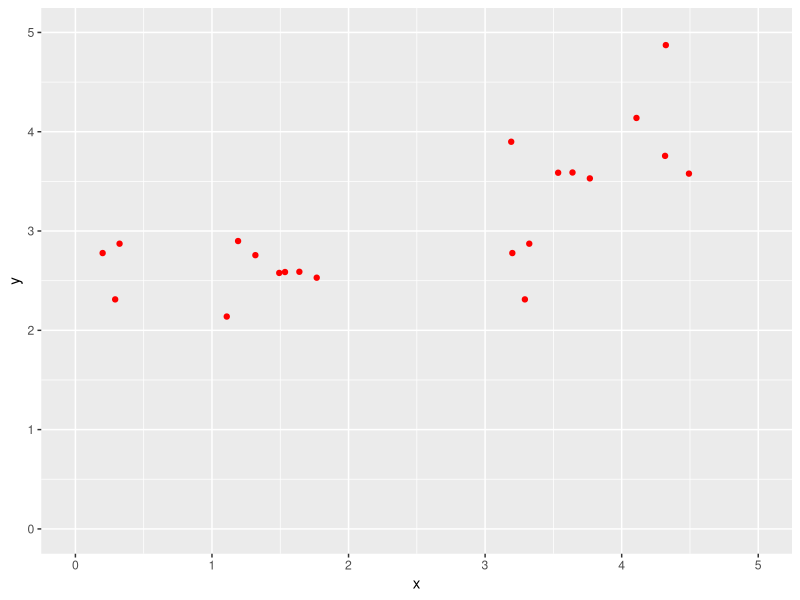
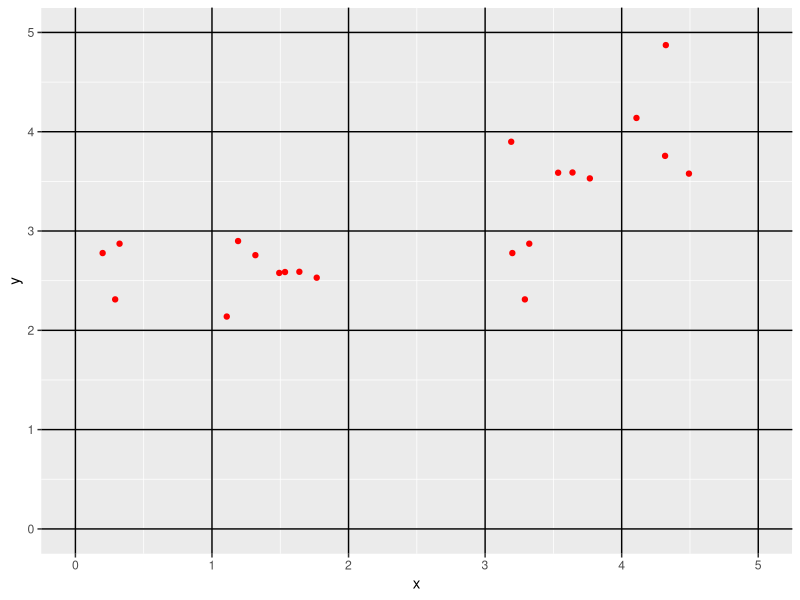
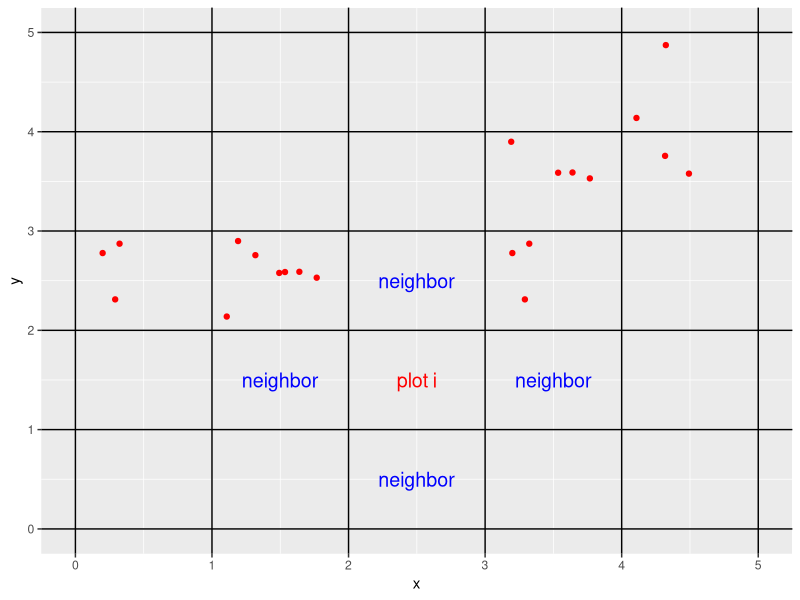
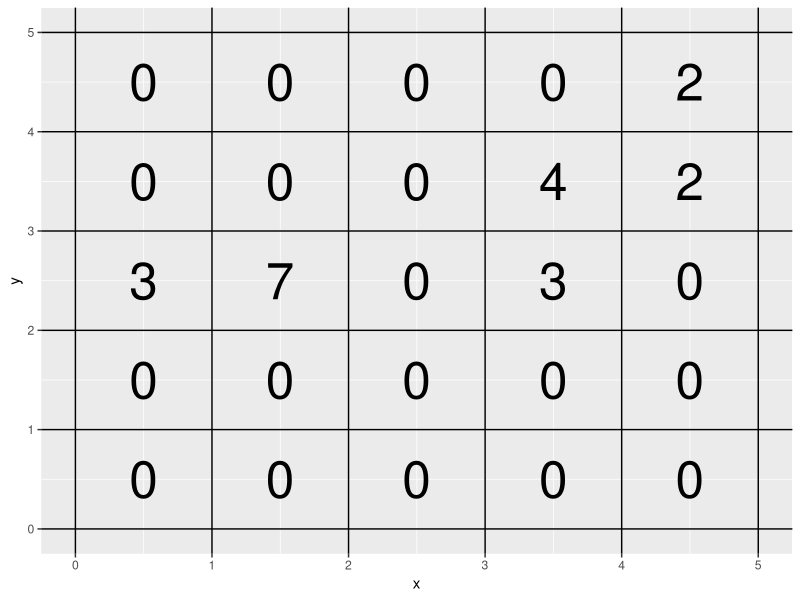
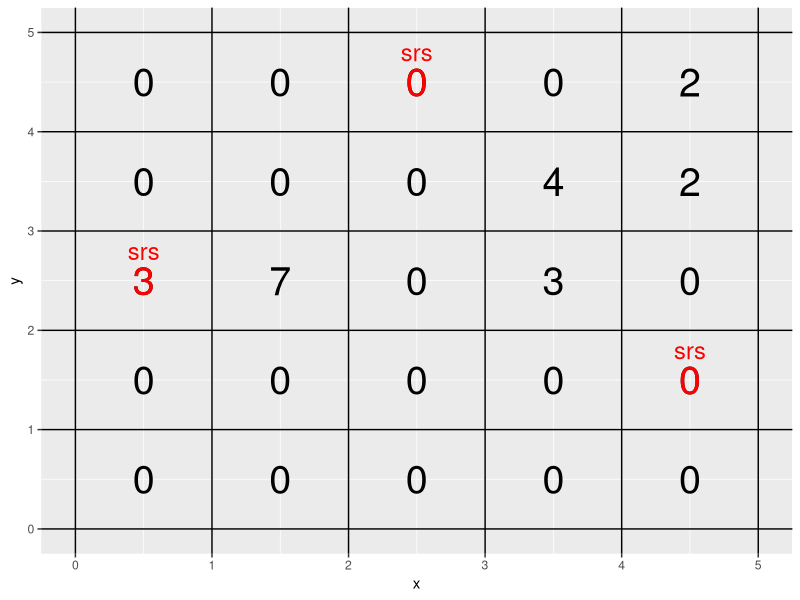
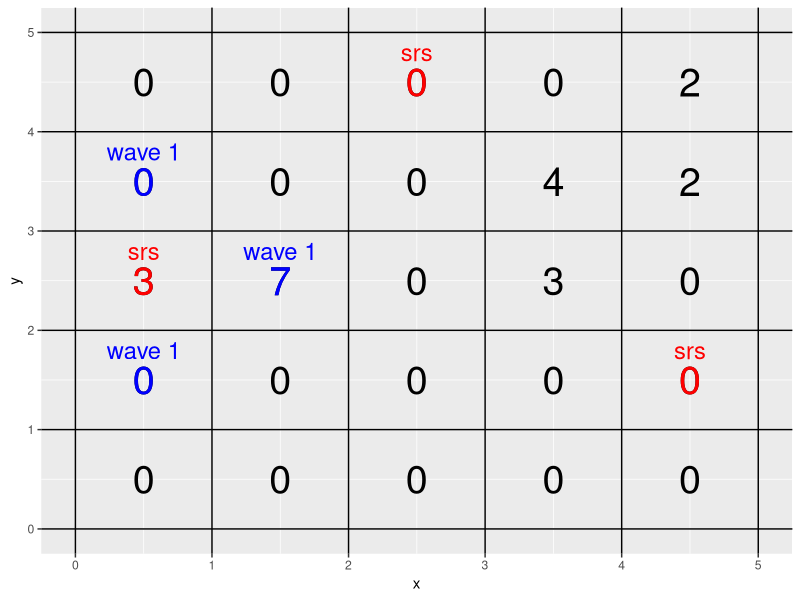
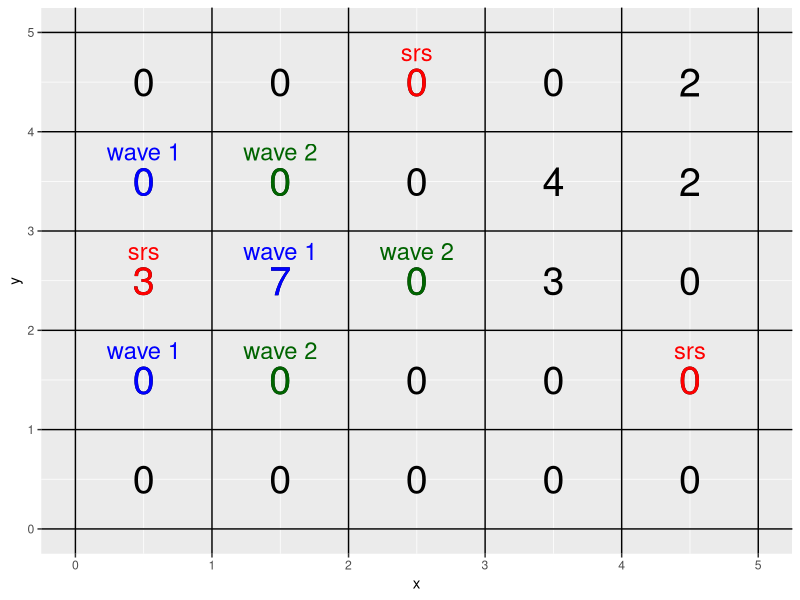
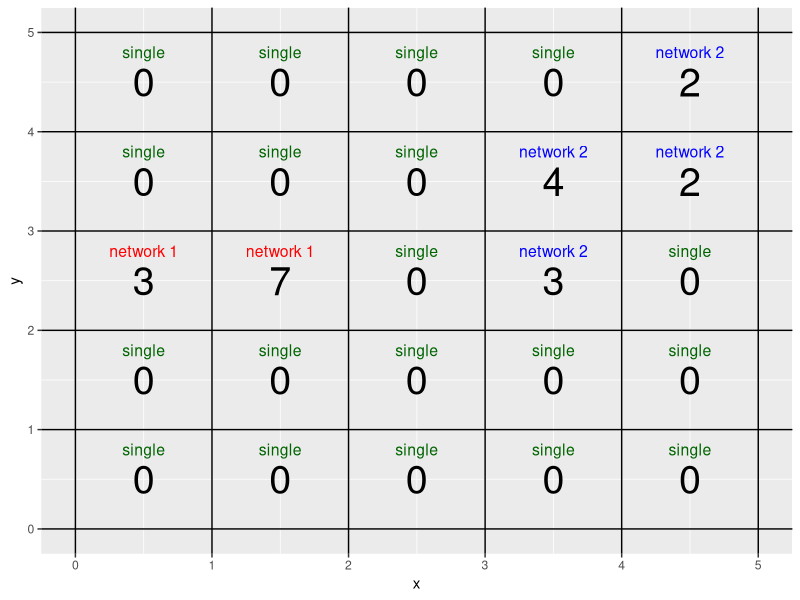

Here is the R script that generated these plots, in order:
## ---- chunk 1
knitr::opts_chunk$set(collapse=TRUE, prompt=TRUE, comment=NULL,tidy.opts=list(width.cutoff=60),tidy=FALSE,eval=TRUE,eval=TRUE, warning=FALSE, message  = FALSE, fig.width = 11, fig.height = 7)
library(dplyr)
library(tidyr)
library(ggplot2)
## ---- chunk 2
d <- data.frame(x_coord=1:5, y_coord=1:5)
d <- expand(d,y_coord,x_coord)
d$count <- c(0,0,0,0,0,
             0,0,0,0,0,
             3,7,0,3,0,
             0,0,0,4,2,
             0,0,0,0,2)
d$sampled <- c(0,0,0,0,0,
               1,1,0,0,1,
               1,1,1,0,0,
               1,1,0,0,0,
               0,0,1,0,0)
d$networks <- c("none","none","none","none","none",
                "none","none","none","none","net_2",
                "net_3","net_3","none","none","none",
                "none","none","none","none","none",
                "none","none","net_1","none","none")
d$waves <- "none"
d$waves[c(10,11,23)] <- "srs"
d$waves[c(6,12,16)] <- "wave 1"
d$waves[c(7,13,17)] <- "wave 2"
d$allnet <- "single"
d$allnet[c(11,12)] <- "network 1"
d$allnet[c(14,19,20,25)] <- "network 2"
## ---- chunk 3
set.seed(12345)
ggplot(expand(data.frame(x=0:5,y=0:5),x,y), aes(x,y)) + 
  geom_point(data=uncount(d, count), aes(x=x_coord- runif(10,0.1,.9), y=y_coord- runif(10,0.1,.9)), color="red") + 
  scale_x_continuous(limits=c(0,5)) + scale_y_continuous(limits=c(0,5))
## ---- chunk 4
set.seed(12345)
ggplot(expand(data.frame(x=0:5,y=0:5),x,y), aes(x,y)) + 
  geom_vline(aes(xintercept=x)) +   geom_hline(aes(yintercept=y)) +
  geom_point(data=uncount(d, count), aes(x=x_coord- runif(10,0.1,.9), y=y_coord- runif(10,0.1,.9)), color="red")
## ---- chunk 5
neigh <- data.frame(x=c(3,3,3,2,4), y=c(2,1,3,2,2), name=c("plot i", rep("neighbor",4)))
set.seed(12345)
ggplot(expand(data.frame(x=0:5,y=0:5),x,y), aes(x,y)) + 
  geom_vline(aes(xintercept=x)) +   geom_hline(aes(yintercept=y)) +
  geom_point(data=uncount(d, count), aes(x=x_coord- runif(10,0.1,.9), y=y_coord- runif(10,0.1,.9)), color="red") +
  geom_text(data=neigh, aes(x=x,y=y, label=name, color=name), size=5, show.legend=FALSE, nudge_x  = -.5, nudge_y = -.5) + 
  scale_colour_manual(values = c("blue", "red"))
## ---- chunk 6
ggplot(expand(data.frame(x=0:5,y=0:5),x,y), aes(x,y)) + 
  geom_vline(aes(xintercept=x)) +   geom_hline(aes(yintercept=y)) +
  geom_text(data=d, aes(x=x_coord-.5, y=y_coord-.5, label=count), size=13)

## ---- chunk 7
ggplot(expand(data.frame(x=0:5,y=0:5),x,y), aes(x,y)) + 
  geom_vline(aes(xintercept=x)) +   geom_hline(aes(yintercept=y)) +
  geom_text(data=d, aes(x=x_coord-.5, y=y_coord-.5, label=count), color="black", size=10) + 
  geom_text(data=filter(d, waves =="srs"), aes(x=x_coord - .5,y=y_coord - .2, label=waves), size=6,  color="red") +   
  geom_text(data=filter(d,waves =="srs"), aes(x=x_coord-.5, y=y_coord-.5, label=count), size=10, color="red")
## ---- chunk 8
ggplot(expand(data.frame(x=0:5,y=0:5),x,y), aes(x,y)) + 
  geom_vline(aes(xintercept=x)) +   geom_hline(aes(yintercept=y)) +
  geom_text(data=d, aes(x=x_coord-.5, y=y_coord-.5, label=count), color="black", size=10) + 
  geom_text(data=filter(d, waves %in% c("srs","wave 1")), aes(x=x_coord - .5,y=y_coord - .2, label=waves, color=waves), size=6, show.legend=FALSE) +   
  geom_text(data=filter(d,waves %in% c("srs","wave 1")), aes(x=x_coord-.5, y=y_coord-.5, label=count, color=waves), size=10, show.legend=FALSE)+ 
  scale_colour_manual(values = c("red", "blue"))
## ---- chunk 9
ggplot(expand(data.frame(x=0:5,y=0:5),x,y), aes(x,y)) + 
  geom_vline(aes(xintercept=x)) +   geom_hline(aes(yintercept=y)) +
  geom_text(data=d, aes(x=x_coord-.5, y=y_coord-.5, label=count), color="black", size=10) + 
  geom_text(data=filter(d, waves %in% c("srs","wave 1", "wave 2")), aes(x=x_coord - .5,y=y_coord - .2, label=waves, color=waves), size=6, show.legend=FALSE) +   
  geom_text(data=filter(d,waves %in% c("srs","wave 1", "wave 2")), aes(x=x_coord-.5, y=y_coord-.5, label=count, color=waves), size=10, show.legend=FALSE)+ 
  scale_colour_manual(values = c("red", "blue", "darkgreen"))
## ---- chunk 10
ggplot(expand(data.frame(x=0:5,y=0:5),x,y), aes(x,y)) + 
  geom_vline(aes(xintercept=x)) +   geom_hline(aes(yintercept=y)) +
  geom_text(data=d, aes(x=x_coord-.5, y=y_coord-.5, label=count), color="black", size=10) + 
  geom_text(data=d, aes(x=x_coord - .5,y=y_coord - .2, label=allnet, color=allnet), size=4, show.legend=FALSE) +   
  scale_colour_manual(values = c("red", "blue", "darkgreen"))
## ---- chunk 11
ggplot(expand(data.frame(x=0:5,y=0:5),x,y), aes(x,y)) + 
  geom_vline(aes(xintercept=x)) +   geom_hline(aes(yintercept=y)) +
  geom_text(data=d, aes(x=x_coord-.5, y=y_coord-.5, label=count), color="black", size=10) + 
  geom_text(data=filter(d, networks != "none"), aes(x=x_coord - .5,y=y_coord - .2, label=networks, color=networks), size=5, show.legend=FALSE) +   
  scale_colour_manual(values = c("red", "blue", "darkgreen"))
## ---- chunk 12
acs_data <- data.frame(
  y_net = c(0,0,10),
  x_net = c(1,1,2) )
## ---- chunk 13
n1 <- 3
N <- 25
acs_data$pi_single <- 1- choose(N - acs_data$x_net,n1)/choose(N,n1)
acs_data
## ---- chunk 14
jnt_fun <- function(xj,x=acs_data$x_net,N=25,n1=3) 
{ 1- choose(N - xj,n1)/choose(N,n1) - 
    choose(N - x,n1)/choose(N,n1) + 
    choose(N - xj-x,n1)/choose(N,n1)} 
jnt_fun(xj = 1)
jnt_fun(xj = 2)
## ---- chunk 15
jnt_mat <- matrix(
  c(jnt_fun(acs_data$x_net[1]), 
  jnt_fun(acs_data$x_net[2]), 
  jnt_fun(acs_data$x_net[3])), 
  byrow=TRUE, nrow=3)
diag(jnt_mat) <- acs_data$pi_single  # fix diagonals
jnt_mat
## ---- chunk 16
library(survey)
acs_design <- svydesign(id = ~1, fpc= ~pi_single, 
                        pps=ppsmat(jnt_mat), data=acs_data)
svytotal(~y_net, acs_design)
